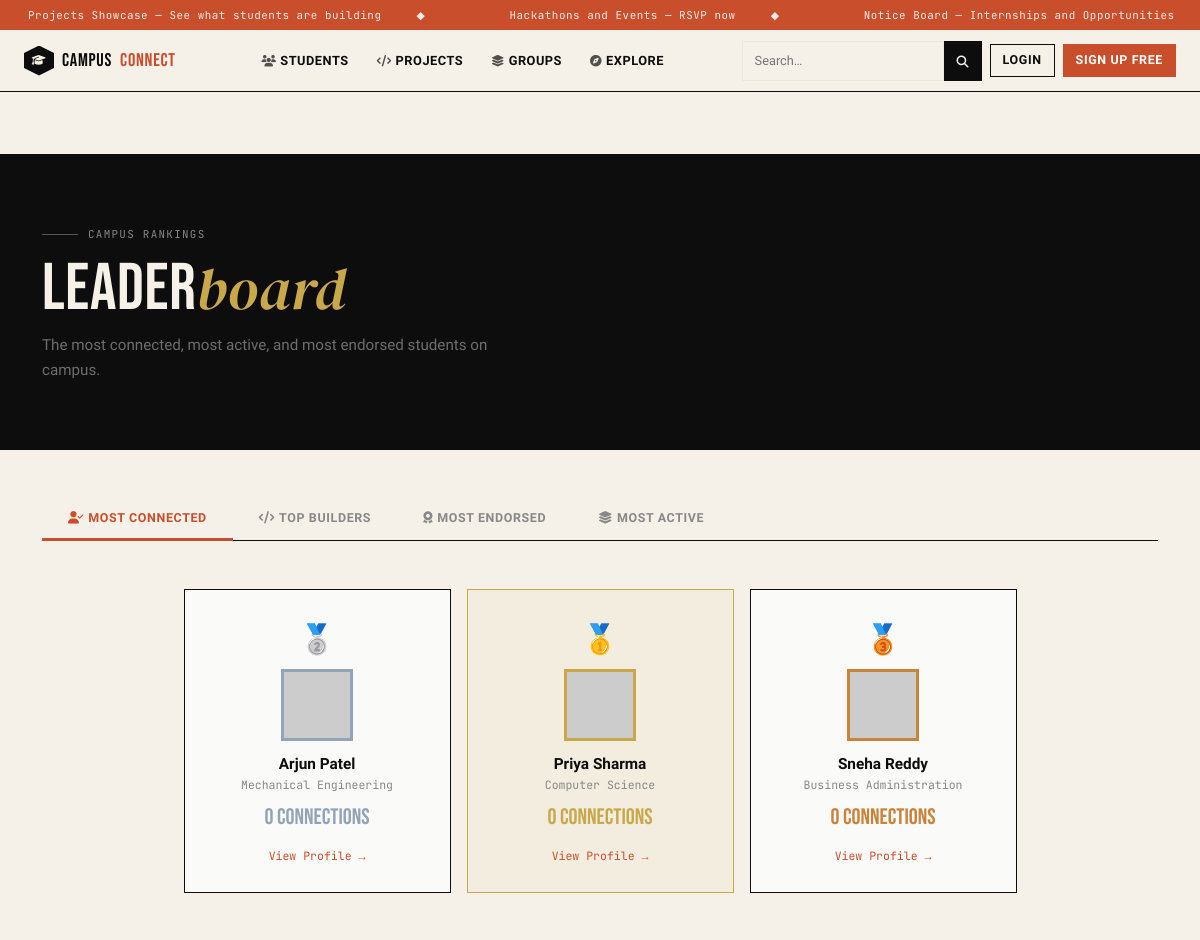
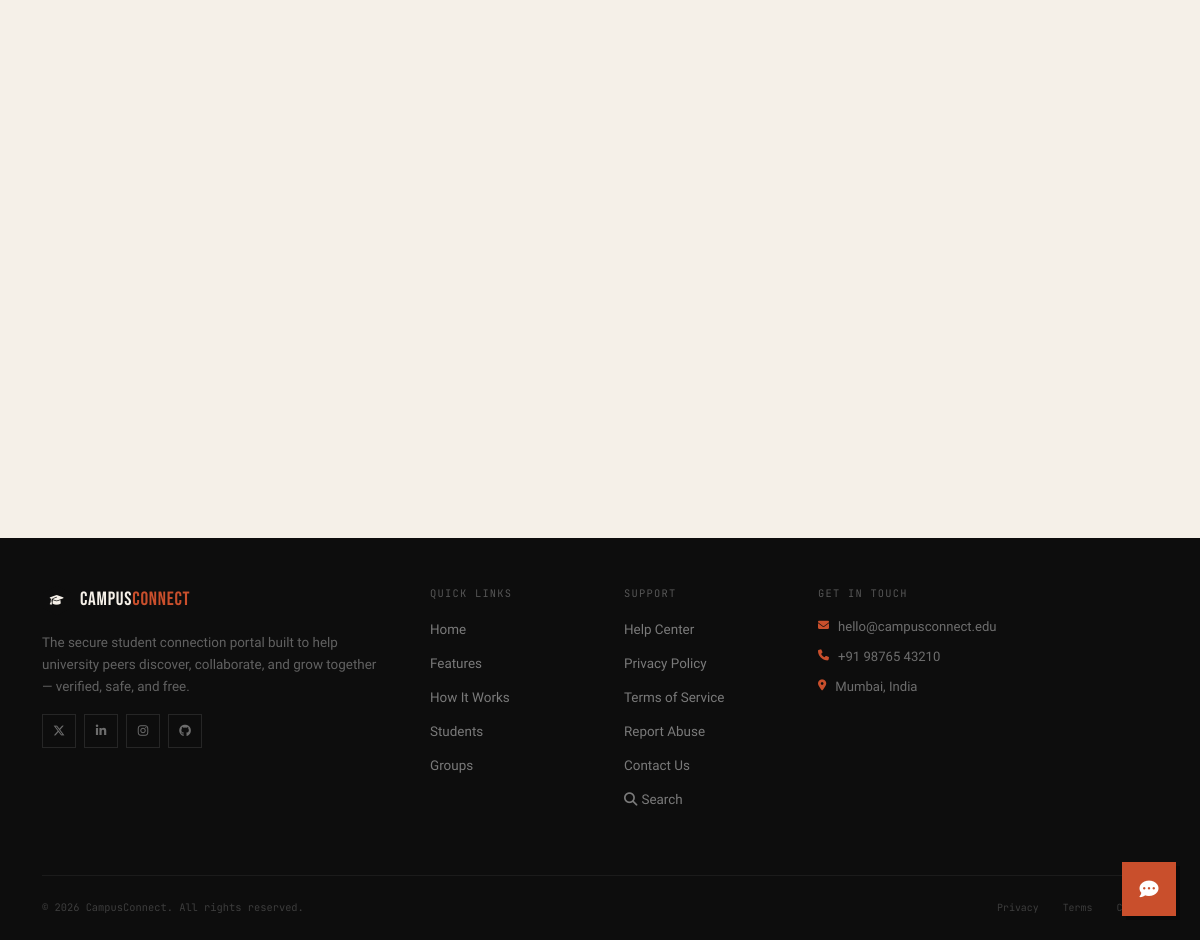
The page /pages/leaderboard.php on the database its author committed (2 pictures, top to bottom).
### tables this page shows
CREATE TABLE IF NOT EXISTS users (
    id          INT AUTO_INCREMENT PRIMARY KEY,
    name        VARCHAR(100)        NOT NULL,
    email       VARCHAR(150)        NOT NULL UNIQUE,
    password    VARCHAR(255)        NOT NULL,
    department  VARCHAR(100),
    semester    TINYINT UNSIGNED,
    university  VARCHAR(150),
    skills      TEXT,                           
    bio         TEXT,
    avatar      VARCHAR(255)        DEFAULT 'default.jpg',
    is_verified TINYINT(1)          DEFAULT 0,
    is_online   TINYINT(1)          DEFAULT 0,
    created_at  TIMESTAMP           DEFAULT CURRENT_TIMESTAMP
);

### includes/config.php (called while the page is built, shortened)
<?php
function e(string $s): string {
    return htmlspecialchars($s, ENT_QUOTES, 'UTF-8');
}

### pages/leaderboard.php (the view, shortened to what this page needs)
<?php
require_once __DIR__ . '/../includes/config.php';
$db = getDB();
$topConnected = $db->query(
    'SELECT u.id, u.name, u.department, u.university, u.is_online, u.skills,
            COUNT(c.id) AS conn_count
     FROM users u LEFT JOIN connections c
       ON (c.from_user=u.id OR c.to_user=u.id) AND c.status="accepted"
     WHERE u.is_verified=1 GROUP BY u.id ORDER BY conn_count DESC LIMIT 10'
)->fetchAll();
$topBuilders = $db->query(
    'SELECT u.id, u.name, u.department, u.university,
            COUNT(DISTINCT p.id) AS project_count,
            COALESCE(SUM(pl.cnt),0) AS total_likes
     FROM users u
     LEFT JOIN projects p ON p.user_id=u.id
     LEFT JOIN (SELECT project_id, COUNT(*) AS cnt FROM project_likes GROUP BY project_id) pl ON pl.project_id=p.id
     WHERE u.is_verified=1 GROUP BY u.id HAVING project_count > 0 ORDER BY total_likes DESC, project_count DESC LIMIT 10'
)->fetchAll();
$topEndorsed = $db->query(
    'SELECT u.id, u.name, u.department, u.university, u.skills,
            COUNT(e.id) AS endorse_count,
            GROUP_CONCAT(DISTINCT e.skill ORDER BY e.skill SEPARATOR ",") AS endorsed_skills
     FROM users u LEFT JOIN endorsements e ON e.endorsed_id=u.id
     WHERE u.is_verified=1 GROUP BY u.id ORDER BY endorse_count DESC LIMIT 10'
)->fetchAll();
$topGroupers = $db->query(
    'SELECT u.id, u.name, u.department, u.university,
            COUNT(gm.id) AS group_count
     FROM users u LEFT JOIN group_members gm ON gm.user_id=u.id
     WHERE u.is_verified=1 GROUP BY u.id ORDER BY group_count DESC LIMIT 10'
)->fetchAll();
$tab = $_GET['tab'] ?? 'connections';
include __DIR__ . '/../includes/header.php';
?>
<div style="margin-top:92px;background:var(--paper);min-height:100vh;">
  <div style="background:var(--ink);padding:64px 0 50px;">
    <div class="container">
      <div class="cc-section-label white-lbl reveal">Campus Rankings</div>
      <h1 class="cc-heading on-dark reveal d1">Leader<em>board</em></h1>
      <p class="reveal d2" style="color:rgba(255,255,255,.4);max-width:480px;margin-top:12px;font-size:.95rem;line-height:1.65;">
        The most connected, most active, and most endorsed students on campus.
      </p>
    </div>
  </div>
  <div class="container py-5">
    <div class="cc-tab-strip mb-5 reveal">
      <?php
      $tabs = ['connections'=>['fa-user-check','Most Connected'],
               'builders'   =>['fa-code','Top Builders'],
               'endorsed'   =>['fa-award','Most Endorsed'],
               'groupers'   =>['fa-layer-group','Most Active']];
      foreach ($tabs as $k=>[$ic,$lbl]):
      ?>
      <a href="?tab=<?= $k ?>" class="cc-tab-btn <?= $tab===$k?'active':'' ?>">
        <i class="fas <?= $ic ?> me-1"></i><?= $lbl ?>
      </a>
      <?php endforeach; ?>
    </div>
    <?php
    $data = match($tab) {
        'builders' => $topBuilders,
        'endorsed' => $topEndorsed,
        'groupers' => $topGroupers,
        default    => $topConnected
    };
    $medalColors = ['var(--gold)','#94a3b8','#c9843c'];
    $medalLabels = ['🥇','🥈','🥉'];
    ?>
    <?php if (count($data) >= 3): ?>
    <div class="row justify-content-center g-3 mb-5">
      <?php
      $podium = [
        ['col' => 'col-lg-3 col-md-4', 'order' => 1, 'rank' => 0, 'height' => '180px'],
        ['col' => 'col-lg-3 col-md-4', 'order' => 0, 'rank' => 1, 'height' => '140px'],
        ['col' => 'col-lg-3 col-md-4', 'order' => 2, 'rank' => 2, 'height' => '120px'],
      ];
      usort($podium, fn($a,$b)=>$a['order']<=>$b['order']);
      foreach ($podium as $p):
        $s = $data[$p['rank']];
        $stat = match($tab) {
            'builders' => $s['total_likes'].' likes on '.$s['project_count'].' project'.($s['project_count']!=1?'s':''),
            'endorsed' => $s['endorse_count'].' endorsement'.($s['endorse_count']!=1?'s':''),
            'groupers' => $s['group_count'].' group'.($s['group_count']!=1?'s':''),
            default    => $s['conn_count'].' connection'.($s['conn_count']!=1?'s':''),
        };
      ?>
      <div class="<?= $p['col'] ?>">
        <div style="border:1.5px solid var(--ink);background:var(--white);padding:28px;text-align:center;
                    <?= $p['rank']===0?'border-color:var(--gold);background:rgba(201,168,76,.05);':'' ?>
                    transition:transform .3s var(--ease-bounce);"
             onmouseover="this.style.transform='translateY(-5px)'" onmouseout="this.style.transform=''">
          <div style="font-size:1.8rem;margin-bottom:8px;"><?= $medalLabels[$p['rank']] ?></div>
          <div style="position:relative;display:inline-block;margin-bottom:12px;">
            <img src="https://picsum.photos/seed/<?= e($s['name']) ?>/120/120"
                 style="width:72px;height:72px;object-fit:cover;
                        border:3px solid <?= $medalColors[$p['rank']] ?>;" alt="">
          </div>
          <div style="font-weight:700;font-size:.96rem;color:var(--ink);"><?= e($s['name']) ?></div>
          <div style="font-size:.72rem;color:#888;font-family:var(--font-mono);margin-bottom:8px;"><?= e($s['department']??'') ?></div>
          <div style="font-family:var(--font-display);font-size:1.4rem;color:<?= $medalColors[$p['rank']] ?>;"><?= e($stat) ?></div>
          <a href="view_student.php?id=<?= $s['id'] ?>" style="display:block;margin-top:12px;font-size:.72rem;color:var(--rust);font-family:var(--font-mono);">View Profile →</a>
        </div>
      </div>
      <?php endforeach; ?>
    </div>
    <?php endif; ?>
  </div>
</div>
<?php include __DIR__ . '/../includes/footer.php'; ?>

### assets/css/style.css (style rules this page uses)
:root { --ink: #0d0d0d; --paper: #f5f0e8; --cream: #ede8d8; --rust: #c94f2c; --rust-light: #e8694a; --moss: #2d4a3e; --gold: #c9a84c; --sky: #1a3a5c; --white: #fafaf8; --font-display:'Bebas Neue', sans-serif; --font-serif: 'DM Serif Display', serif; --font-body: 'Bricolage Grotesque', sans-serif; --font-mono: 'JetBrains Mono', monospace; --ease-out: cubic-bezier(0.16, 1, 0.3, 1); --ease-bounce: cubic-bezier(0.34, 1.56, 0.64, 1); }
*, *::before, *::after { box-sizing: border-box; }
html { scroll-behavior: smooth; }
body { font-family: var(--font-body); background: var(--paper); color: var(--ink); overflow-x: hidden; }
img { max-width: 100%; }
a { text-decoration: none; }
.cc-section-label { display: inline-flex; align-items: center; gap: 10px; font-family: var(--font-mono); font-size: .68rem; letter-spacing: .12em; text-transform: uppercase; color: var(--rust); margin-bottom: 16px; }
.cc-section-label::before { content: ''; width: 36px; height: 1px; background: var(--rust); }
.cc-section-label.white-lbl { color: rgba(255,255,255,.5); }
.cc-section-label.white-lbl::before { background: rgba(255,255,255,.3); }
.cc-heading { font-family: var(--font-display); font-size: clamp(44px, 5.5vw, 72px); line-height: .95; letter-spacing: .01em; color: var(--ink); }
.cc-heading em { font-family: var(--font-serif); font-style: italic; color: var(--rust); font-size: .88em; }
.cc-heading.on-dark { color: var(--paper); }
.cc-heading.on-dark em { color: var(--gold); }
.cc-tab-strip { border-bottom: 1.5px solid var(--ink); display: flex; flex-wrap: wrap; }
.cc-tab-btn { padding: 11px 26px; background: transparent; border: none; font-family: var(--font-body); font-size: .78rem; font-weight: 600; text-transform: uppercase; letter-spacing: .05em; color: #888; border-bottom: 3px solid transparent; margin-bottom: -1.5px; cursor: pointer; transition: all .2s; }
.cc-tab-btn.active { color: var(--rust); border-bottom-color: var(--rust); }
.reveal { opacity: 0; transform: translateY(28px); transition: opacity .8s var(--ease-out), transform .8s var(--ease-out); }
.reveal.visible { opacity: 1; transform: none; }
.d1 { transition-delay: .1s; }
.d2 { transition-delay: .2s; }

### rows shown on the page
users: rank "🥈", name "Arjun Patel", department "Mechanical Engineering", stat "0 connections"
users: rank "🥇", name "Priya Sharma", department "Computer Science", stat "0 connections"
users: rank "🥉", name "Sneha Reddy", department "Business Administration", stat "0 connections"

### other values the page prints
$t "Projects Showcase — See what students are building"
$t "Hackathons and Events — RSVP now"
$t "Notice Board — Internships and Opportunities"
$lbl "MOST CONNECTED"
$lbl "TOP BUILDERS"
$lbl "MOST ENDORSED"
$lbl "MOST ACTIVE"
